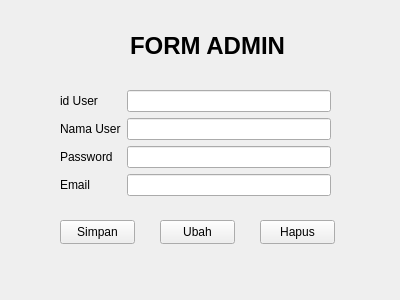
<?xml version="1.0" encoding="UTF-8"?>
<ui version="4.0">
 <class>Form</class>
 <widget class="QWidget" name="Form">
  <property name="geometry">
   <rect>
    <x>0</x>
    <y>0</y>
    <width>400</width>
    <height>300</height>
   </rect>
  </property>
  <property name="windowTitle">
   <string>Form</string>
  </property>
  <widget class="QWidget" name="formLayoutWidget">
   <property name="geometry">
    <rect>
     <x>60</x>
     <y>90</y>
     <width>271</width>
     <height>111</height>
    </rect>
   </property>
   <layout class="QFormLayout" name="formLayout">
    <item row="0" column="0">
     <widget class="QLabel" name="id_userLabel">
      <property name="text">
       <string>id User</string>
      </property>
     </widget>
    </item>
    <item row="0" column="1">
     <widget class="QLineEdit" name="id_userLineEdit"/>
    </item>
    <item row="1" column="0">
     <widget class="QLabel" name="nm_userLabel">
      <property name="text">
       <string>Nama User</string>
      </property>
     </widget>
    </item>
    <item row="1" column="1">
     <widget class="QLineEdit" name="nm_userLineEdit"/>
    </item>
    <item row="2" column="0">
     <widget class="QLabel" name="passwordLabel">
      <property name="text">
       <string>Password</string>
      </property>
     </widget>
    </item>
    <item row="2" column="1">
     <widget class="QLineEdit" name="passwordLineEdit"/>
    </item>
    <item row="3" column="0">
     <widget class="QLabel" name="emailLabel">
      <property name="text">
       <string>Email</string>
      </property>
     </widget>
    </item>
    <item row="3" column="1">
     <widget class="QLineEdit" name="emailLineEdit"/>
    </item>
   </layout>
  </widget>
  <widget class="QPushButton" name="pushButton">
   <property name="geometry">
    <rect>
     <x>60</x>
     <y>220</y>
     <width>75</width>
     <height>24</height>
    </rect>
   </property>
   <property name="text">
    <string>Simpan</string>
   </property>
  </widget>
  <widget class="QPushButton" name="pushButton_2">
   <property name="geometry">
    <rect>
     <x>160</x>
     <y>220</y>
     <width>75</width>
     <height>24</height>
    </rect>
   </property>
   <property name="text">
    <string>Ubah</string>
   </property>
  </widget>
  <widget class="QPushButton" name="pushButton_3">
   <property name="geometry">
    <rect>
     <x>260</x>
     <y>220</y>
     <width>75</width>
     <height>24</height>
    </rect>
   </property>
   <property name="text">
    <string>Hapus</string>
   </property>
  </widget>
  <widget class="QLabel" name="label">
   <property name="geometry">
    <rect>
     <x>130</x>
     <y>30</y>
     <width>161</width>
     <height>31</height>
    </rect>
   </property>
   <property name="font">
    <font>
     <pointsize>18</pointsize>
     <bold>true</bold>
    </font>
   </property>
   <property name="text">
    <string>FORM ADMIN</string>
   </property>
  </widget>
 </widget>
 <resources/>
 <connections/>
</ui>
